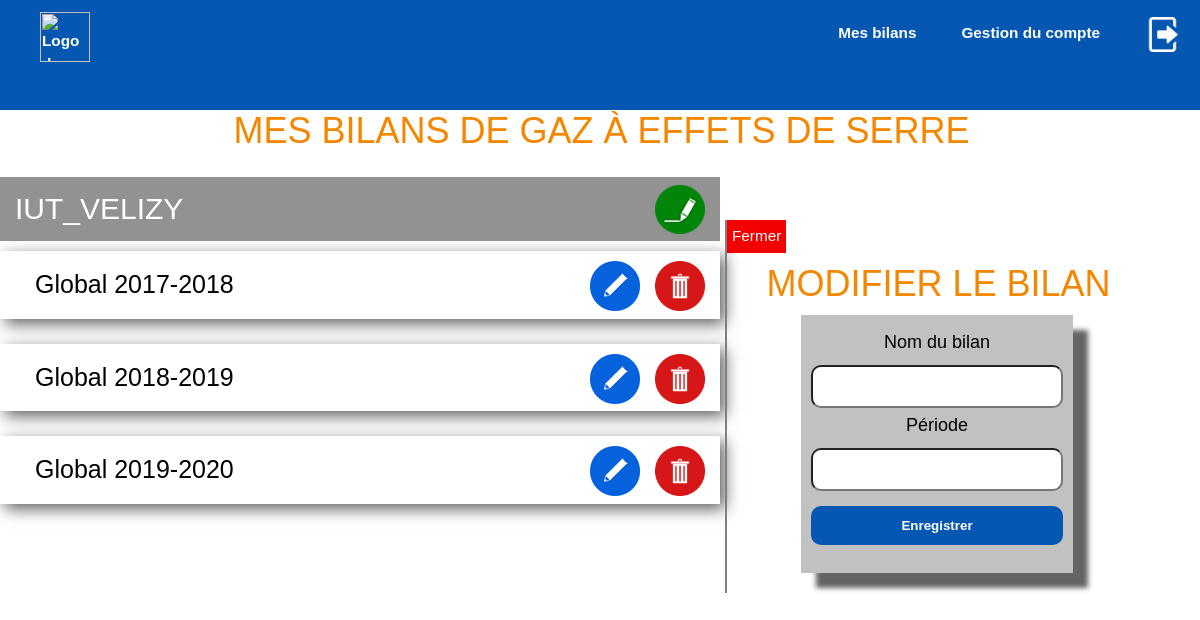
Page /modifierBC.php (signed in) on the committed database.
### tables this page shows
CREATE TABLE `liaison` (
  `Utilisateur` varchar(20) NOT NULL,
  `Etablissement` varchar(30) NOT NULL
);

CREATE TABLE `bilan_carbone` (
  `Id` int(11) NOT NULL,
  `Nom` varchar(20) NOT NULL,
  `Etablissement` varchar(20) NOT NULL,
  `Periode` varchar(11) NOT NULL
);

### fonction/fonctionsBilan.php (the view, shortened to what this page needs)
<?php
		function affichage_bilan($connexion){
			$tables="liaison";
			$requete="SELECT Etablissement FROM $tables where Utilisateur='{$_SESSION['id']}'";
			$resultat=mysqli_query($connexion,$requete);
			while(!is_null($ligne=mysqli_fetch_row($resultat))){
				echo "
					<div class = 'titre'>
						<h2 class = 'etablissement'>$ligne[0]</h2>
						<a class = 'creer' href = 'creerBC.php'>
							<img src='Images/creer.png' alt='Créer un bilan' title='Créer un bilan'>
						</a>
					</div>
					";
				$tables="bilan_carbone";
				$requete="SELECT id,nom,Periode FROM $tables where Etablissement='{$ligne[0]}'";
				$bilan=mysqli_query($connexion,$requete);
				while(!is_null($mesBilans=mysqli_fetch_row($bilan))) {
					echo "
						<div class = 'bilan'>
							<a class = 'nom-bilan' href='voirPoste.php?bilan=$mesBilans[0]'>
								<h3 class = 'titreBilan'>
									$mesBilans[1] $mesBilans[2]
								</h3>
							</a>
							<div class = 'actions'>
								<a class = 'action' href = 'modifierBC.php?bilan=$mesBilans[0]' alt = 'Modifier le bilan' id = 'modifier' title = 'Modifier le bilan'>
									<img src='Images/modifier.png' alt='Modifier le bilan' title='Modifier le bilan'>
								</a>
								<a class = 'action' href = 'supprimer.php?bilan=$mesBilans[0]' alt = 'Supprimer le bilan' id = 'supprimer' title = 'Supprimer le bilan'>
									<img src='Images/supprimer.png' alt='Supprimer le bilan' title='Supprimer le bilan'>
								</a>
							</div>
						</div>";
				}
			}
		}
?>

### css/style.css (style rules this page uses)
body { padding: auto; margin: 0 auto; background: #FFFFFF; font-family: Garamond, Verdana, sans-serif; font-size: 18px; }
h2, h3 { font-weight: normal; text-align: left; margin: 15px; }
h2 { font-size: 30px; }
h3 { font-size: 25px; }
a { float: left; line-height: 1.5; font-size: 0.85em; font-family: Verdana, sans-serif; text-decoration: none; cursor: pointer; }

### css/bilan_poste.css (style rules this page uses)
.nom-bilan { margin-left: 20px; float: left; position: relative; color: black; }
.action { margin-left: 15px; margin-top: 10px; }
.titre { float: left; margin-top: 15px; background-color: #929292; color: white; width: 100%; }
.creer, .actions { float: right; margin-right: 15px; }
.etablissement { float: left; }
.etablissement, .creer { display: inline; }
.creer { padding-top: 8px; }
.bilan { display: inline-block; width: 100%; margin-top: 10px; margin-bottom: 15px; backgound-color: #EAEAEA; box-shadow: 5px 5px 15px #606060; }
.creer, .actions img, .supprimer img { height: 50; width: 50; }

### rows in the picture
liaison: Etablissement "IUT_VELIZY"
bilan_carbone: Nom "Global", Periode "2017-2018"
bilan_carbone: Nom "Global", Periode "2018-2019"
bilan_carbone: Nom "Global", Periode "2019-2020"
